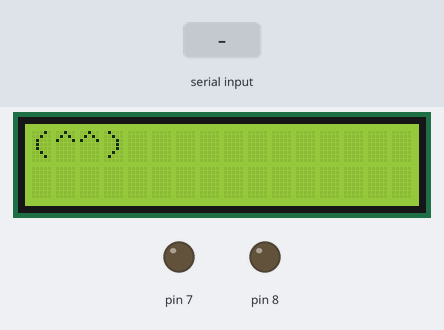
Bench run of a sketch on a simulated Arduino Uno, built with avr-gcc and run on an emulated ATmega328P. Parts: 16×2 character LCD, output pins drawn as LEDs (lit = HIGH). The test bench sets the inputs (shaded band).

Above: at 1.2 s.
1.3 s: "l" received over the second serial link
At 2.6 s:
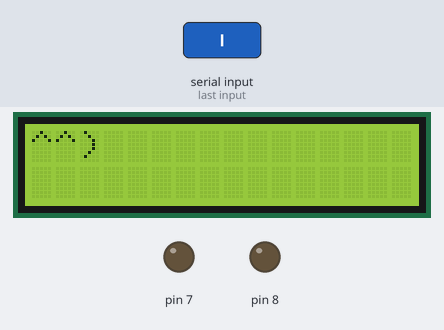
2.9 s: "r" received over the second serial link
At 4.3 s:
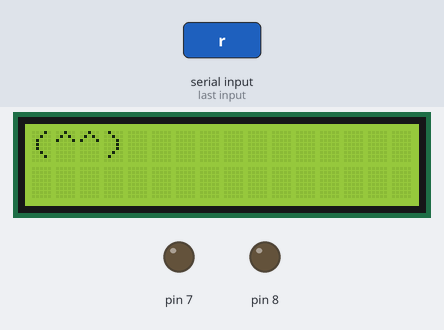
Timing chart, 0 to 5.9 s (numbered marks = the images above; inputs shaded):
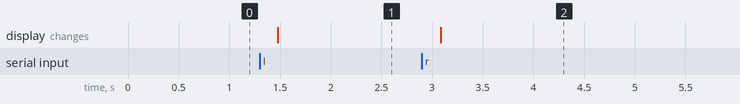

Measured:
- after the input at 1.3 s, the display: changes after 0.18 s (image 1)
- after the input at 2.9 s, the display: changes after 0.18 s (image 2)

The sketch:

quiz_bluetooth_screamgo.ino
```cpp
#include <SoftwareSerial.h>   // 시리얼통신 라이브러리 호출
#include <Wire.h>
#include <LiquidCrystal_I2C.h>
LiquidCrystal_I2C lcd(0x3F, 16, 2);
SoftwareSerial bluetooth(2, 3);  // 아두이노의 3번 TX, 2번 RX

int next = 0;

void setup() {
  // put your setup code here, to run once:
  Serial.begin(9600);
  bluetooth.begin(9600);
  pinMode(7, OUTPUT);
  pinMode(8, OUTPUT);

  // initialize the LCD
  lcd.begin();

  // Turn on the blacklight and print a message.
  lcd.backlight();
  lcd.print("(^^)");
}

void loop() {
  // put your main code here, to run repeatedly:
  char val = bluetooth.read();
  if(bluetooth.available()) {
    Serial.write(bluetooth.read());
  }
  if (val == 'r') {
    lcd.clear();
    next++;
    lcd.setCursor(next,0);
    lcd.print("(^^)");
  }
  if (val == 'l') {
    lcd.clear();
    next--;
    lcd.setCursor(next,0);
    lcd.print("(^^)");
  }
  delay(200);
}
```
